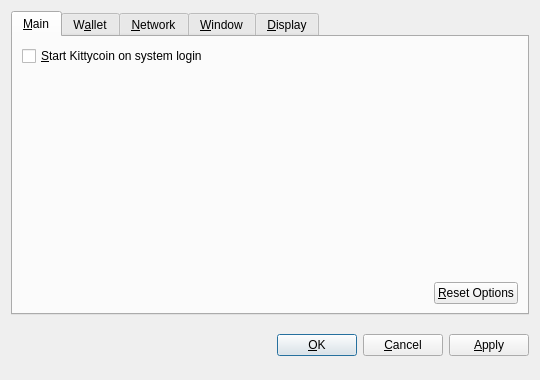
<?xml version="1.0" encoding="UTF-8"?>
<ui version="4.0">
 <class>OptionsDialog</class>
 <widget class="QDialog" name="OptionsDialog">
  <property name="geometry">
   <rect>
    <x>0</x>
    <y>0</y>
    <width>540</width>
    <height>380</height>
   </rect>
  </property>
  <property name="windowTitle">
   <string>Options</string>
  </property>
  <property name="modal">
   <bool>true</bool>
  </property>
  <layout class="QVBoxLayout" name="verticalLayout">
   <item>
    <widget class="QTabWidget" name="tabWidget">
     <property name="tabPosition">
      <enum>QTabWidget::North</enum>
     </property>
     <property name="currentIndex">
      <number>0</number>
     </property>
     <widget class="QWidget" name="tabMain">
      <attribute name="title">
       <string>&amp;Main</string>
      </attribute>
      <layout class="QVBoxLayout" name="verticalLayout_Main">
       <item>
        <widget class="QCheckBox" name="bitcoinAtStartup">
         <property name="toolTip">
          <string>Automatically start Kittycoin after logging in to the system.</string>
         </property>
         <property name="text">
          <string>&amp;Start Kittycoin on system login</string>
         </property>
        </widget>
       </item>
       <item>
        <spacer name="verticalSpacer_Main">
         <property name="orientation">
          <enum>Qt::Vertical</enum>
         </property>
         <property name="sizeHint" stdset="0">
          <size>
           <width>20</width>
           <height>40</height>
          </size>
         </property>
        </spacer>
       </item>
       <item>
        <layout class="QHBoxLayout" name="horizontalLayout_2_Main">
         <item>
          <spacer name="horizontalSpacer_2_Main">
           <property name="orientation">
            <enum>Qt::Horizontal</enum>
           </property>
           <property name="sizeHint" stdset="0">
            <size>
             <width>40</width>
             <height>20</height>
            </size>
           </property>
          </spacer>
         </item>
         <item>
          <widget class="QPushButton" name="resetButton">
           <property name="toolTip">
            <string>Reset all client options to default.</string>
           </property>
           <property name="text">
            <string>&amp;Reset Options</string>
           </property>
           <property name="autoDefault">
            <bool>false</bool>
           </property>
          </widget>
         </item>
        </layout>
       </item>
      </layout>
     </widget>
     <widget class="QWidget" name="tabWallet">
      <attribute name="title">
       <string>W&amp;allet</string>
      </attribute>
      <layout class="QVBoxLayout" name="verticalLayout_Network">
       <item>
        <widget class="QLabel" name="transactionFeeInfoLabel">
         <property name="text">
          <string>Optional transaction fee per kB that helps make sure your transactions are processed quickly. Most transactions are 1 kB.</string>
         </property>
         <property name="textFormat">
          <enum>Qt::PlainText</enum>
         </property>
         <property name="wordWrap">
          <bool>true</bool>
         </property>
        </widget>
       </item>
       <item>
        <layout class="QHBoxLayout" name="horizontalLayout_1_Main">
         <item>
          <widget class="QLabel" name="transactionFeeLabel">
           <property name="text">
            <string>Pay transaction &amp;fee</string>
           </property>
           <property name="textFormat">
            <enum>Qt::PlainText</enum>
           </property>
           <property name="buddy">
            <cstring>transactionFee</cstring>
           </property>
          </widget>
         </item>
         <item>
          <widget class="BitcoinAmountField" name="transactionFee"/>
         </item>
         <item>
          <spacer name="horizontalSpacer_1_Main">
           <property name="orientation">
            <enum>Qt::Horizontal</enum>
           </property>
           <property name="sizeHint" stdset="0">
            <size>
             <width>40</width>
             <height>20</height>
            </size>
           </property>
          </spacer>
         </item>
        </layout>
       </item>
       <item>
        <widget class="QLabel" name="label">
         <property name="text">
          <string>If you disable the spending of unconfirmed change, the change from a transaction cannot be used until that transaction has at least one confirmation. This also affects how your balance is computed.</string>
         </property>
         <property name="wordWrap">
          <bool>true</bool>
         </property>
        </widget>
       </item>
       <item>
        <widget class="QCheckBox" name="spendZeroConfChange">
         <property name="text">
          <string>Spend unconfirmed change  (experts only)</string>
         </property>
        </widget>
       </item>
       <item>
        <spacer name="verticalSpacer">
         <property name="orientation">
          <enum>Qt::Vertical</enum>
         </property>
         <property name="sizeHint" stdset="0">
          <size>
           <width>20</width>
           <height>40</height>
          </size>
         </property>
        </spacer>
       </item>
      </layout>
     </widget>
     <widget class="QWidget" name="tabNetwork">
      <attribute name="title">
       <string>&amp;Network</string>
      </attribute>
      <layout class="QVBoxLayout" name="verticalLayout_Network">
       <item>
        <widget class="QCheckBox" name="mapPortUpnp">
         <property name="toolTip">
          <string>Automatically open the Kittycoin client port on the router. This only works when your router supports UPnP and it is enabled.</string>
         </property>
         <property name="text">
          <string>Map port using &amp;UPnP</string>
         </property>
        </widget>
       </item>
       <item>
        <widget class="QCheckBox" name="connectSocks">
         <property name="toolTip">
          <string>Connect to the Kittycoin network through a SOCKS proxy (e.g. when connecting through Tor).</string>
         </property>
         <property name="text">
          <string>&amp;Connect through SOCKS proxy:</string>
         </property>
        </widget>
       </item>
       <item>
        <layout class="QHBoxLayout" name="horizontalLayout_Network">
         <item>
          <widget class="QLabel" name="proxyIpLabel">
           <property name="text">
            <string>Proxy &amp;IP:</string>
           </property>
           <property name="textFormat">
            <enum>Qt::PlainText</enum>
           </property>
           <property name="buddy">
            <cstring>proxyIp</cstring>
           </property>
          </widget>
         </item>
         <item>
          <widget class="QValidatedLineEdit" name="proxyIp">
           <property name="maximumSize">
            <size>
             <width>140</width>
             <height>16777215</height>
            </size>
           </property>
           <property name="toolTip">
            <string>IP address of the proxy (e.g. 127.0.0.1)</string>
           </property>
          </widget>
         </item>
         <item>
          <widget class="QLabel" name="proxyPortLabel">
           <property name="text">
            <string>&amp;Port:</string>
           </property>
           <property name="textFormat">
            <enum>Qt::PlainText</enum>
           </property>
           <property name="buddy">
            <cstring>proxyPort</cstring>
           </property>
          </widget>
         </item>
         <item>
          <widget class="QLineEdit" name="proxyPort">
           <property name="maximumSize">
            <size>
             <width>55</width>
             <height>16777215</height>
            </size>
           </property>
           <property name="toolTip">
            <string>Port of the proxy (e.g. 9050)</string>
           </property>
          </widget>
         </item>
         <item>
          <widget class="QLabel" name="socksVersionLabel">
           <property name="text">
            <string>SOCKS &amp;Version:</string>
           </property>
           <property name="textFormat">
            <enum>Qt::PlainText</enum>
           </property>
           <property name="buddy">
            <cstring>socksVersion</cstring>
           </property>
          </widget>
         </item>
         <item>
          <widget class="QValueComboBox" name="socksVersion">
           <property name="toolTip">
            <string>SOCKS version of the proxy (e.g. 5)</string>
           </property>
          </widget>
         </item>
         <item>
          <spacer name="horizontalSpacer_Network">
           <property name="orientation">
            <enum>Qt::Horizontal</enum>
           </property>
           <property name="sizeHint" stdset="0">
            <size>
             <width>40</width>
             <height>20</height>
            </size>
           </property>
          </spacer>
         </item>
        </layout>
       </item>
       <item>
        <spacer name="verticalSpacer_Network">
         <property name="orientation">
          <enum>Qt::Vertical</enum>
         </property>
         <property name="sizeHint" stdset="0">
          <size>
           <width>20</width>
           <height>40</height>
          </size>
         </property>
        </spacer>
       </item>
      </layout>
     </widget>
     <widget class="QWidget" name="tabWindow">
      <attribute name="title">
       <string>&amp;Window</string>
      </attribute>
      <layout class="QVBoxLayout" name="verticalLayout_Window">
       <item>
        <widget class="QCheckBox" name="minimizeToTray">
         <property name="toolTip">
          <string>Show only a tray icon after minimizing the window.</string>
         </property>
         <property name="text">
          <string>&amp;Minimize to the tray instead of the taskbar</string>
         </property>
        </widget>
       </item>
       <item>
        <widget class="QCheckBox" name="minimizeOnClose">
         <property name="toolTip">
          <string>Minimize instead of exit the application when the window is closed. When this option is enabled, the application will be closed only after selecting Quit in the menu.</string>
         </property>
         <property name="text">
          <string>M&amp;inimize on close</string>
         </property>
        </widget>
       </item>
       <item>
        <spacer name="verticalSpacer_Window">
         <property name="orientation">
          <enum>Qt::Vertical</enum>
         </property>
         <property name="sizeHint" stdset="0">
          <size>
           <width>20</width>
           <height>40</height>
          </size>
         </property>
        </spacer>
       </item>
      </layout>
     </widget>
     <widget class="QWidget" name="tabDisplay">
      <attribute name="title">
       <string>&amp;Display</string>
      </attribute>
      <layout class="QVBoxLayout" name="verticalLayout_Display">
       <item>
        <layout class="QHBoxLayout" name="horizontalLayout_1_Display">
         <item>
          <widget class="QLabel" name="langLabel">
           <property name="text">
            <string>User Interface &amp;language:</string>
           </property>
           <property name="textFormat">
            <enum>Qt::PlainText</enum>
           </property>
           <property name="buddy">
            <cstring>lang</cstring>
           </property>
          </widget>
         </item>
         <item>
          <widget class="QValueComboBox" name="lang">
           <property name="toolTip">
            <string>The user interface language can be set here. This setting will take effect after restarting Kittycoin.</string>
           </property>
          </widget>
         </item>
        </layout>
       </item>
       <item>
        <layout class="QHBoxLayout" name="horizontalLayout_2_Display">
         <item>
          <widget class="QLabel" name="unitLabel">
           <property name="text">
            <string>&amp;Unit to show amounts in:</string>
           </property>
           <property name="textFormat">
            <enum>Qt::PlainText</enum>
           </property>
           <property name="buddy">
            <cstring>unit</cstring>
           </property>
          </widget>
         </item>
         <item>
          <widget class="QValueComboBox" name="unit">
           <property name="toolTip">
            <string>Choose the default subdivision unit to show in the interface and when sending coins.</string>
           </property>
          </widget>
         </item>
        </layout>
       </item>
       <item>
        <widget class="QCheckBox" name="displayAddresses">
         <property name="toolTip">
          <string>Whether to show Kittycoin addresses in the transaction list or not.</string>
         </property>
         <property name="text">
          <string>&amp;Display addresses in transaction list</string>
         </property>
        </widget>
       </item>
       <item>
        <widget class="QCheckBox" name="coinControlFeatures">
         <property name="toolTip">
          <string>Whether to show coin control features or not.</string>
         </property>
         <property name="text">
          <string>Display coin &amp;control features (experts only!)</string>
         </property>
        </widget>
       </item>
       <item>
        <spacer name="verticalSpacer_Display">
         <property name="orientation">
          <enum>Qt::Vertical</enum>
         </property>
         <property name="sizeHint" stdset="0">
          <size>
           <width>20</width>
           <height>40</height>
          </size>
         </property>
        </spacer>
       </item>
      </layout>
     </widget>
    </widget>
   </item>
   <item>
    <layout class="QHBoxLayout" name="horizontalLayout_Buttons">
     <item>
      <spacer name="horizontalSpacer_1">
       <property name="orientation">
        <enum>Qt::Horizontal</enum>
       </property>
       <property name="sizeHint" stdset="0">
        <size>
         <width>40</width>
         <height>48</height>
        </size>
       </property>
      </spacer>
     </item>
     <item>
      <widget class="QLabel" name="statusLabel">
       <property name="font">
        <font>
         <weight>75</weight>
         <bold>true</bold>
        </font>
       </property>
       <property name="text">
        <string/>
       </property>
       <property name="textFormat">
        <enum>Qt::PlainText</enum>
       </property>
       <property name="wordWrap">
        <bool>true</bool>
       </property>
      </widget>
     </item>
     <item>
      <spacer name="horizontalSpacer_2">
       <property name="orientation">
        <enum>Qt::Horizontal</enum>
       </property>
       <property name="sizeHint" stdset="0">
        <size>
         <width>40</width>
         <height>48</height>
        </size>
       </property>
      </spacer>
     </item>
     <item>
      <widget class="QPushButton" name="okButton">
       <property name="text">
        <string>&amp;OK</string>
       </property>
      </widget>
     </item>
     <item>
      <widget class="QPushButton" name="cancelButton">
       <property name="text">
        <string>&amp;Cancel</string>
       </property>
       <property name="autoDefault">
        <bool>false</bool>
       </property>
      </widget>
     </item>
     <item>
      <widget class="QPushButton" name="applyButton">
       <property name="text">
        <string>&amp;Apply</string>
       </property>
       <property name="autoDefault">
        <bool>false</bool>
       </property>
      </widget>
     </item>
    </layout>
   </item>
  </layout>
 </widget>
 <customwidgets>
  <customwidget>
   <class>BitcoinAmountField</class>
   <extends>QSpinBox</extends>
   <header>bitcoinamountfield.h</header>
  </customwidget>
  <customwidget>
   <class>QValueComboBox</class>
   <extends>QComboBox</extends>
   <header>qvaluecombobox.h</header>
  </customwidget>
  <customwidget>
   <class>QValidatedLineEdit</class>
   <extends>QLineEdit</extends>
   <header>qvalidatedlineedit.h</header>
  </customwidget>
 </customwidgets>
 <resources/>
 <connections/>
</ui>
